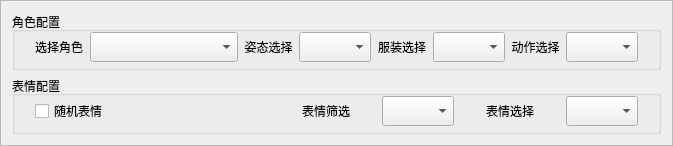
    <widget class="QFrame" name="frame_CharaCfg">
     <property name="frameShape">
      <enum>QFrame::Shape::StyledPanel</enum>
     </property>
     <property name="frameShadow">
      <enum>QFrame::Shadow::Raised</enum>
     </property>
     <layout class="QVBoxLayout" name="verticalLayout_4">
      <item>
       <widget class="QGroupBox" name="groupBox_CharaSelect">
        <property name="title">
         <string>角色配置</string>
        </property>
        <layout class="QHBoxLayout" name="horizontalLayout_25" stretch="1,3,1,1,1,1,1,1">
         <property name="leftMargin">
          <number>20</number>
         </property>
         <property name="topMargin">
          <number>0</number>
         </property>
         <property name="rightMargin">
          <number>20</number>
         </property>
         <property name="bottomMargin">
          <number>5</number>
         </property>
         <item>
          <widget class="QLabel" name="label_charaSelect">
           <property name="sizePolicy">
            <sizepolicy hsizetype="Preferred" vsizetype="Preferred">
             <horstretch>1</horstretch>
             <verstretch>0</verstretch>
            </sizepolicy>
           </property>
           <property name="minimumSize">
            <size>
             <width>0</width>
             <height>30</height>
            </size>
           </property>
           <property name="text">
            <string>选择角色</string>
           </property>
          </widget>
         </item>
         <item>
          <widget class="QComboBox" name="comboBox_charaSelect">
           <property name="sizePolicy">
            <sizepolicy hsizetype="Preferred" vsizetype="Fixed">
             <horstretch>1</horstretch>
             <verstretch>0</verstretch>
            </sizepolicy>
           </property>
           <property name="minimumSize">
            <size>
             <width>0</width>
             <height>30</height>
            </size>
           </property>
          </widget>
         </item>
         <item>
          <widget class="QLabel" name="label_poiseSelect">
           <property name="sizePolicy">
            <sizepolicy hsizetype="Preferred" vsizetype="Preferred">
             <horstretch>1</horstretch>
             <verstretch>0</verstretch>
            </sizepolicy>
           </property>
           <property name="minimumSize">
            <size>
             <width>0</width>
             <height>30</height>
            </size>
           </property>
           <property name="text">
            <string>姿态选择</string>
           </property>
           <property name="alignment">
            <set>Qt::AlignmentFlag::AlignCenter</set>
           </property>
          </widget>
         </item>
         <item>
          <widget class="QComboBox" name="comboBox_poiseSelect">
           <property name="sizePolicy">
            <sizepolicy hsizetype="Preferred" vsizetype="Fixed">
             <horstretch>1</horstretch>
             <verstretch>0</verstretch>
            </sizepolicy>
           </property>
           <property name="minimumSize">
            <size>
             <width>0</width>
             <height>30</height>
            </size>
           </property>
          </widget>
         </item>
         <item>
          <widget class="QLabel" name="label_clothesSelect">
           <property name="sizePolicy">
            <sizepolicy hsizetype="Preferred" vsizetype="Preferred">
             <horstretch>1</horstretch>
             <verstretch>0</verstretch>
            </sizepolicy>
           </property>
           <property name="minimumSize">
            <size>
             <width>0</width>
             <height>30</height>
            </size>
           </property>
           <property name="text">
            <string>服装选择</string>
           </property>
           <property name="alignment">
            <set>Qt::AlignmentFlag::AlignCenter</set>
           </property>
          </widget>
         </item>
         <item>
          <widget class="QComboBox" name="comboBox_clothesSelect">
           <property name="sizePolicy">
            <sizepolicy hsizetype="Preferred" vsizetype="Fixed">
             <horstretch>1</horstretch>
             <verstretch>0</verstretch>
            </sizepolicy>
           </property>
           <property name="minimumSize">
            <size>
             <width>0</width>
             <height>30</height>
            </size>
           </property>
          </widget>
         </item>
         <item>
          <widget class="QLabel" name="label_actionSelect">
           <property name="sizePolicy">
            <sizepolicy hsizetype="Preferred" vsizetype="Preferred">
             <horstretch>1</horstretch>
             <verstretch>0</verstretch>
            </sizepolicy>
           </property>
           <property name="minimumSize">
            <size>
             <width>0</width>
             <height>30</height>
            </size>
           </property>
           <property name="text">
            <string>动作选择</string>
           </property>
           <property name="alignment">
            <set>Qt::AlignmentFlag::AlignCenter</set>
           </property>
          </widget>
         </item>
         <item>
          <widget class="QComboBox" name="comboBox_actionSelect">
           <property name="sizePolicy">
            <sizepolicy hsizetype="Preferred" vsizetype="Fixed">
             <horstretch>1</horstretch>
             <verstretch>0</verstretch>
            </sizepolicy>
           </property>
           <property name="minimumSize">
            <size>
             <width>0</width>
             <height>30</height>
            </size>
           </property>
          </widget>
         </item>
        </layout>
       </widget>
      </item>
      <item>
       <widget class="QGroupBox" name="groupBox_EmotionSelect">
        <property name="title">
         <string>表情配置</string>
        </property>
        <layout class="QHBoxLayout" name="horizontalLayout_26">
         <property name="leftMargin">
          <number>20</number>
         </property>
         <property name="topMargin">
          <number>0</number>
         </property>
         <property name="rightMargin">
          <number>20</number>
         </property>
         <property name="bottomMargin">
          <number>5</number>
         </property>
         <item>
          <widget class="QCheckBox" name="checkBox_randomEmotion">
           <property name="sizePolicy">
            <sizepolicy hsizetype="Preferred" vsizetype="Fixed">
             <horstretch>2</horstretch>
             <verstretch>0</verstretch>
            </sizepolicy>
           </property>
           <property name="minimumSize">
            <size>
             <width>235</width>
             <height>0</height>
            </size>
           </property>
           <property name="text">
            <string>随机表情</string>
           </property>
          </widget>
         </item>
         <item>
          <widget class="QLabel" name="label_emotionFilter">
           <property name="sizePolicy">
            <sizepolicy hsizetype="Fixed" vsizetype="Preferred">
             <horstretch>1</horstretch>
             <verstretch>0</verstretch>
            </sizepolicy>
           </property>
           <property name="minimumSize">
            <size>
             <width>100</width>
             <height>0</height>
            </size>
           </property>
           <property name="text">
            <string>表情筛选</string>
           </property>
           <property name="alignment">
            <set>Qt::AlignmentFlag::AlignCenter</set>
           </property>
          </widget>
         </item>
         <item>
          <widget class="QComboBox" name="comboBox_emotionFilter">
           <property name="sizePolicy">
            <sizepolicy hsizetype="Fixed" vsizetype="Fixed">
             <horstretch>1</horstretch>
             <verstretch>0</verstretch>
            </sizepolicy>
           </property>
           <property name="minimumSize">
            <size>
             <width>0</width>
             <height>30</height>
            </size>
           </property>
           <property name="baseSize">
            <size>
             <width>0</width>
             <height>0</height>
            </size>
           </property>
          </widget>
         </item>
         <item>
          <widget class="QLabel" name="label_emotionSelect">
           <property name="sizePolicy">
            <sizepolicy hsizetype="Fixed" vsizetype="Preferred">
             <horstretch>1</horstretch>
             <verstretch>0</verstretch>
            </sizepolicy>
           </property>
           <property name="minimumSize">
            <size>
             <width>100</width>
             <height>0</height>
            </size>
           </property>
           <property name="text">
            <string>表情选择</string>
           </property>
           <property name="alignment">
            <set>Qt::AlignmentFlag::AlignCenter</set>
           </property>
          </widget>
         </item>
         <item>
          <widget class="QComboBox" name="comboBox_emotionSelect">
           <property name="sizePolicy">
            <sizepolicy hsizetype="Fixed" vsizetype="Fixed">
             <horstretch>1</horstretch>
             <verstretch>0</verstretch>
            </sizepolicy>
           </property>
           <property name="minimumSize">
            <size>
             <width>0</width>
             <height>30</height>
            </size>
           </property>
           <property name="baseSize">
            <size>
             <width>0</width>
             <height>0</height>
            </size>
           </property>
          </widget>
         </item>
        </layout>
       </widget>
      </item>
     </layout>
    </widget>
